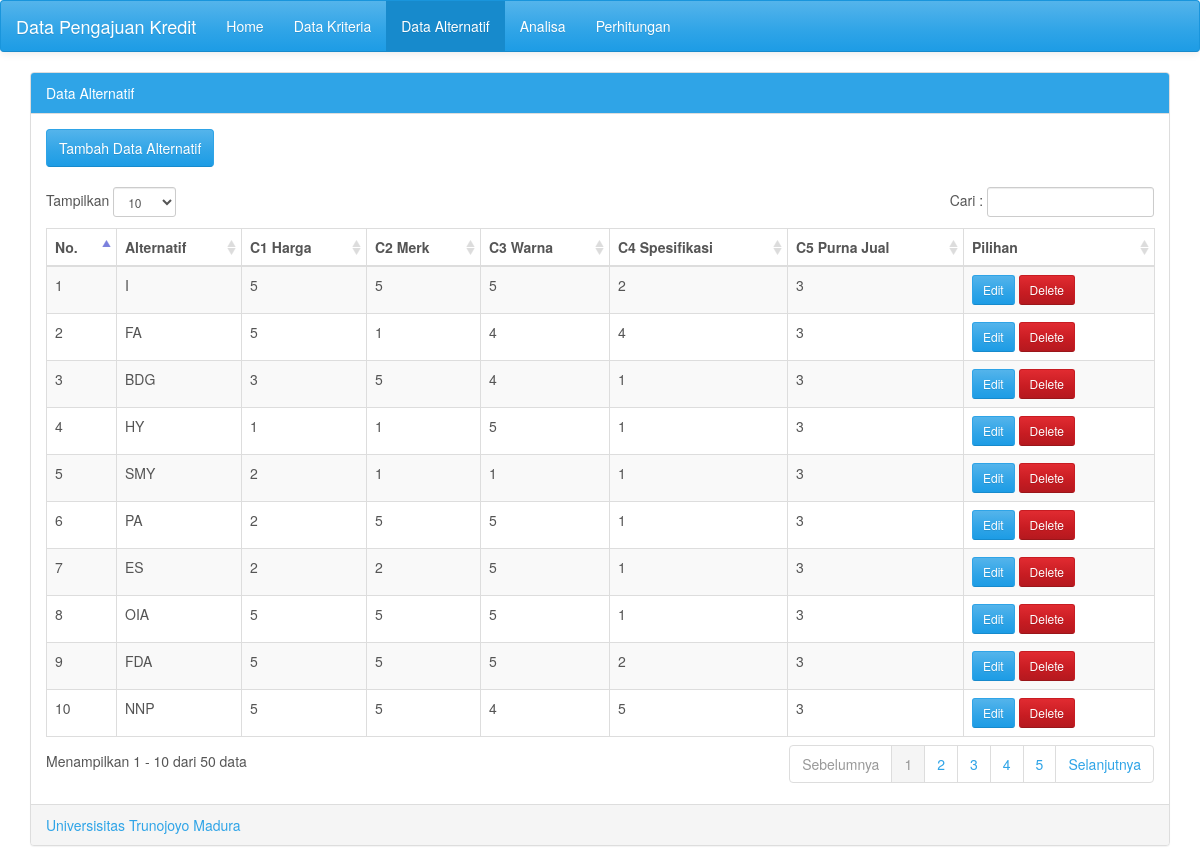
The page /alternatif.php on the database its author committed.
### tables this page shows
CREATE TABLE `alternatif` (
  `id_alternatif` varchar(20) NOT NULL,
  `alternatif` varchar(20) NOT NULL,
  `k1` varchar(20) NOT NULL,
  `k2` varchar(20) NOT NULL,
  `k3` varchar(20) NOT NULL,
  `k4` varchar(20) NOT NULL,
  `k5` varchar(20) NOT NULL
);

### alternatif.php (the view, shortened to what this page needs)
<?php
	include('configdb.php');
?>
<!DOCTYPE html>
<html lang="en"><head><meta http-equiv="Content-Type" content="text/html; charset=UTF-8">
	<link href="ui/css/cerulean.min.css" rel="stylesheet">
	<link rel="stylesheet" type="text/css" href="ui/css/datatables/dataTables.bootstrap.css">
  </head>
  <body>
      <nav class="navbar navbar-default">
        <div class="container-fluid">
          <div class="navbar-header">
            <a class="navbar-brand" href="#"><?php echo $_SESSION['judul'];?></a>
          </div>
          <div id="navbar" class="navbar-collapse collapse">
            <ul class="nav navbar-nav">
              <li><a href="index.php">Home</a></li>
              <li><a href="kriteria.php">Data Kriteria</a></li>
              <li class="active"><a href="#">Data Alternatif</a></li>
			  <li><a href="analisa.php">Analisa</a></li>
              <li><a href="perhitungan.php">Perhitungan</a></li>
			</ul>
          </div>
        </div>
      </nav>
		<div class="container">
      <div class="panel panel-primary">
		  <div class="panel-heading">Data Alternatif</div>
						<?php
											$kriteria = $mysqli->query("select * from kriteria");
											$i=0;
											while ($row = $kriteria->fetch_assoc()) {
												@$k[$i] = $row["kriteria"];
												$i++;
											}
							$alternatif = $mysqli->query("select * from alternatif");
						?>
		  <div class="panel-body table-responsive">
			<a class='btn btn-primary' href='add-alternatif.php'> Tambah Data Alternatif</a><br /><br />
			<table id="example" class="table table-striped table-bordered table-hover" cellspacing="0" width="100%">
			<thead>
				<tr>
					<th>No.</th>
					<th>Alternatif</th>
					<th><?php echo ucwords($k[0]);?></th>
					<th><?php echo ucwords($k[1]);?></th>
					<th><?php echo ucwords($k[2]);?></th>
					<th><?php echo ucwords($k[3]);?></th>
					<th><?php echo ucwords($k[4]);?></th>
					<th>Pilihan</th>
				</tr>
			</thead>
			<tbody>
										<?php
												$i = 1;
												while ($row = $alternatif->fetch_assoc()) {
													echo '<tr>';
													echo '<td>'.$i++.'</td>';
													echo '<td>'.ucwords($row["alternatif"]).'</td>';
													echo '<td>'.$row["k1"].'</td>';
													echo '<td>'.$row["k2"].'</td>';
													echo '<td>'.$row["k3"].'</td>';
													echo '<td>'.$row["k4"].'</td>';
													echo '<td>'.$row["k5"].'</td>';
													echo '<td>';
													?>
														  <a href="edit-alternatif.php?id=<?php echo $row['id_alternatif'];?>" class="btn btn-primary btn-sm"><i class="fa fa-pencil"></i> Edit</a>
														  <a href="del.php?id=<?php echo $row['id_alternatif'];?>" onClick="return confirm('Menghapus data ke-<?php echo $i-1;?> Alternatif <?php echo $row['alternatif'];?> ?');" class="btn btn-danger btn-sm"><i class="fa fa-times"></i> Delete</a></td>
													<?php
													echo '</tr>';
												}
										?>
			</tbody>
			</table>
		  </div>
		  <div class="panel-footer text-primary"><?php echo $_SESSION['by'];?><div class="pull-right"></div></div>
		</div>
    </div>
</body></html>

### rows shown on the page
alternatif: alternatif "I", k1 "5", k2 "5", k3 "5", k4 "2", k5 "3"
alternatif: alternatif "FA", k1 "5", k2 "1", k3 "4", k4 "4", k5 "3"
alternatif: alternatif "BDG", k1 "3", k2 "5", k3 "4", k4 "1", k5 "3"
alternatif: alternatif "HY", k1 "1", k2 "1", k3 "5", k4 "1", k5 "3"
alternatif: alternatif "SMY", k1 "2", k2 "1", k3 "1", k4 "1", k5 "3"
alternatif: alternatif "PA", k1 "2", k2 "5", k3 "5", k4 "1", k5 "3"
alternatif: alternatif "ES", k1 "2", k2 "2", k3 "5", k4 "1", k5 "3"
alternatif: alternatif "OIA", k1 "5", k2 "5", k3 "5", k4 "1", k5 "3"
alternatif: alternatif "FDA", k1 "5", k2 "5", k3 "5", k4 "2", k5 "3"
alternatif: alternatif "NNP", k1 "5", k2 "5", k3 "4", k4 "5", k5 "3"

### other values the page prints
$_SESSION['judul'] "Data Pengajuan Kredit"
$k[0] "C1 Harga"
$k[1] "C2 Merk"
$k[2] "C3 Warna"
$k[3] "C4 Spesifikasi"
$k[4] "C5 Purna Jual"
$_SESSION['by'] "Universisitas Trunojoyo Madura"
